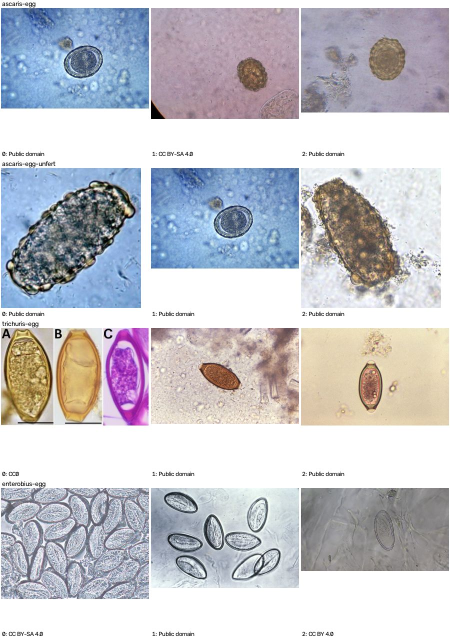
#> input picture tools/micro/sheet_0.jpg, 900 x 1280 px, found by its file name (shown at 1/2 size)
$ python plate_clean2.py micro/sheet_0.jpg
#> lines starting #> are read from the running program, lines starting #| are printed output that depends on the picture; after the words box and inside, x2 and y2 are one past the last pixel; in counts of white or black regions, pixels touching at a corner belong together
import cv2,numpy as np,sys,os
def fillholes(m):
    h,w=m.shape; ff=m.copy(); ffm=np.zeros((h+2,w+2),np.uint8); cv2.floodFill(ff,ffm,(0,0),1); return m|(1-ff)
def clean(src,dst,W=2000,inpaint_leaders=True,use_mask=True):
#> called with src = 'sobo2/full/micro/sheet_0.jpg', dst = 'sobo2/clean/micro/sheet_0.jpg', W = 2000, inpaint_leaders = True, use_mask = True
    im=cv2.imread(src); h0,w0=im.shape[:2]
#> in clean, im is the input picture: shape (1280, 900, 3); mean B, G, R 202.5, 196.2, 196.1
    if w0!=W: im=cv2.resize(im,(W,int(h0*W/w0)),interpolation=cv2.INTER_AREA)
#> im: shape (2844, 2000, 3)
    g=cv2.cvtColor(im,cv2.COLOR_BGR2GRAY); h,w=g.shape; sc=min(h,w)
#> after `g = cv2.cvtColor(im, cv2.COLOR_BGR2GRAY)`:
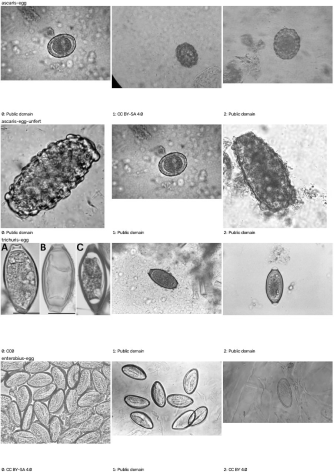
#> g: shape (2844, 2000) (shown at 1/6 size); min 0, max 255, mean 196.8
    dark=(g<242).astype(np.uint8)
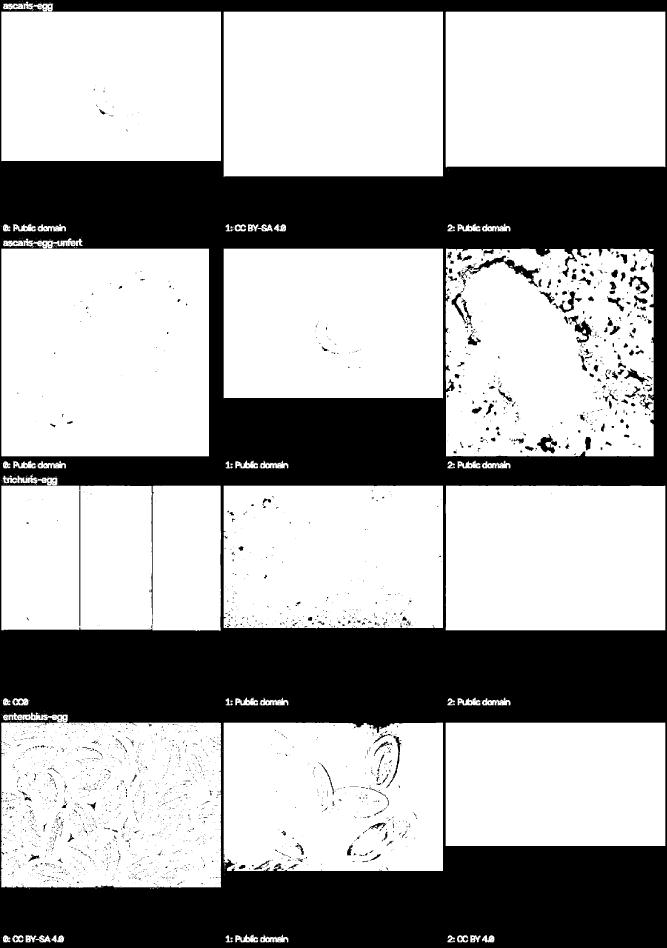
#> dark: shape (2844, 2000) (shown at 1/3 size); values 0 (black) and 1 (white), 64.8% white; 2820 black regions (2453 under 20 px), largest, box (x1, y1, x2, y2) and area: (0, 0, 2000, 2844) 1947634, (1382, 767, 1618, 862) 4037, (1705, 947, 1777, 1040) 1958
    kc=max(5,int(sc*0.004)|1); k=max(7,int(sc*0.008)|1)
    closed=cv2.morphologyEx(dark,cv2.MORPH_CLOSE,cv2.getStructuringElement(cv2.MORPH_ELLIPSE,(kc,kc)))
#> closed: shape (2844, 2000); values 0 (black) and 1 (white), 66.2% white; 130 black regions, largest, box (x1, y1, x2, y2) and area: (0, 479, 2000, 1599) 807157, (0, 1615, 2000, 2185) 552198, (0, 2535, 2000, 2844) 471806
    solid=fillholes(closed)
#> in fillholes, `return m | 1 - ff`:
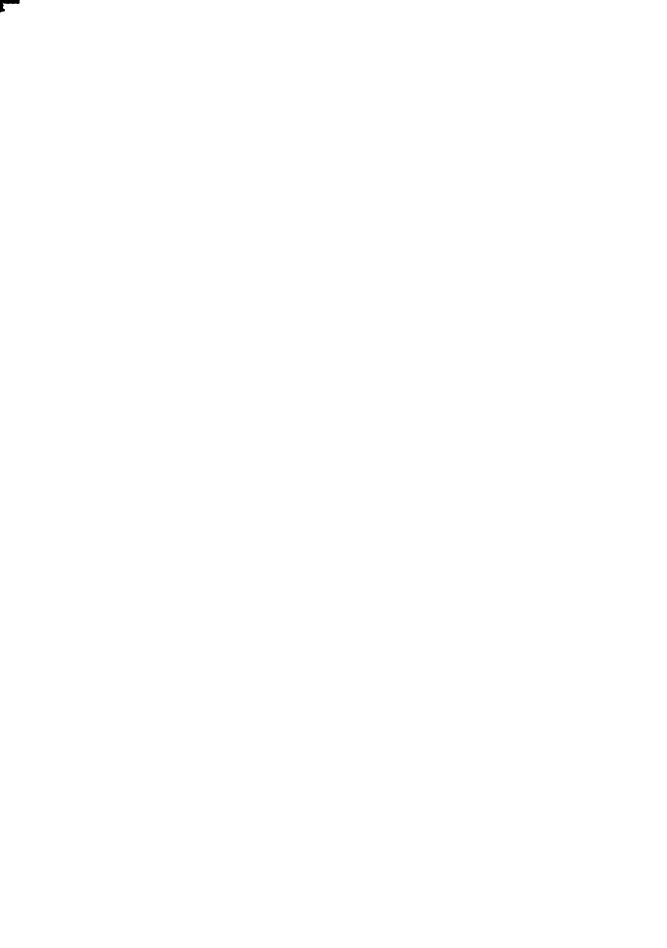
#> returned value: shape (2844, 2000) (shown at 1/3 size); values 0 (black) and 1 (white), 100% white; 1 black region, box (x1, y1, x2, y2) and area: (0, 0, 59, 38) 932
    core=cv2.morphologyEx(solid,cv2.MORPH_OPEN,cv2.getStructuringElement(cv2.MORPH_ELLIPSE,(k,k)))
#> core: shape (2844, 2000); values 0 (black) and 1 (white), 100% white; 1 black region, box (x1, y1, x2, y2) and area: (0, 0, 59, 38) 975
    n,lab,st,_=cv2.connectedComponentsWithStats(core,8)
#> n = 2; st = [[0, 0, 59, 38, 975], [0, 0, 2000, 2844, 5687025]]
    keep=np.zeros_like(core)
    for i in range(1,n):
        if st[i][4]>0.01*h*w: keep[lab==i]=1
    filled=fillholes(keep); r=2
    mask=cv2.dilate(filled,cv2.getStructuringElement(cv2.MORPH_ELLIPSE,(2*r+1,2*r+1)))
#> mask: shape (2844, 2000); values 0 (black) and 1 (white), 100% white; 1 black region, box (x1, y1, x2, y2) and area: (0, 0, 57, 36) 789
    out=im.copy()
    if use_mask: out[mask==0]=(255,255,255)
    else: mask=np.ones_like(g)
    # виноски всередині рисунка: довгі прямі тонкі темні лінії → inpaint
    if inpaint_leaders:
        bh=cv2.morphologyEx(g,cv2.MORPH_BLACKHAT,cv2.getStructuringElement(cv2.MORPH_ELLIPSE,(7,7)))
        thin=((bh>28)&(mask==1)).astype(np.uint8)*255
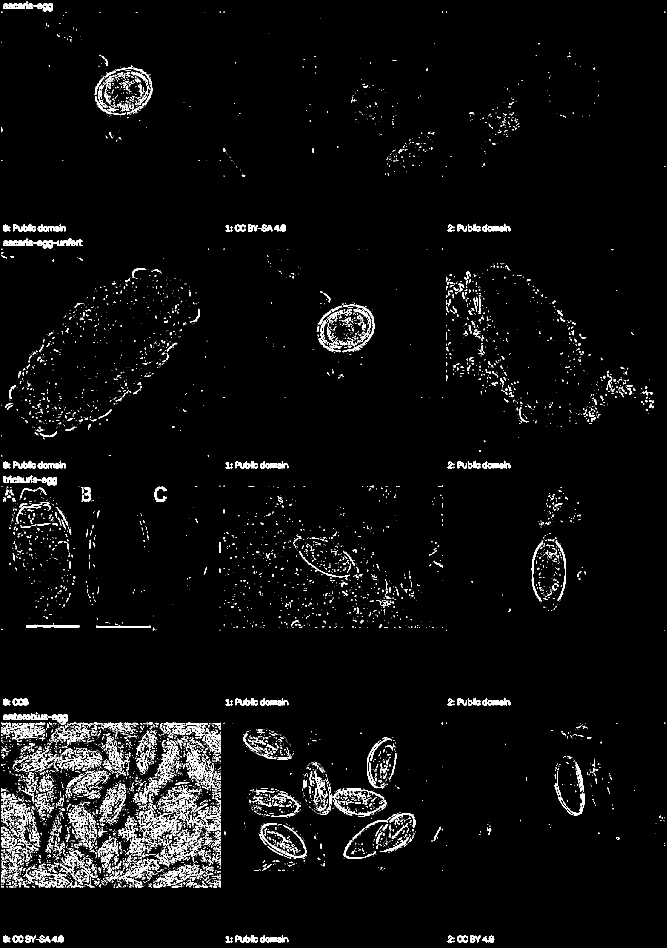
#> thin: shape (2844, 2000) (shown at 1/3 size); 3.2% white; 10451 white regions (8796 under 20 px), largest, box (x1, y1, x2, y2) and area: (1001, 2368, 1160, 2451) 1669, (449, 2446, 538, 2509) 1246, (559, 2239, 609, 2335) 1164
        lines=cv2.HoughLinesP(thin,1,np.pi/360,threshold=60,minLineLength=int(0.07*w),maxLineGap=int(0.012*w))
#> lines = 635 rows, first 6: [101, 2507, 308, 2482], [9, 2103, 561, 2655], [437, 2480, 623, 2507], [56, 2652, 64, 2399], [5, 2170, 671, 2170], [58, 2280, 354, 2327]
        lm=np.zeros_like(g)
        if lines is not None:
            for l in lines.reshape(-1,4): x1,y1,x2,y2=[int(v) for v in l]; cv2.line(lm,(x1,y1),(x2,y2),255,4)
#> this loop made 635 passes
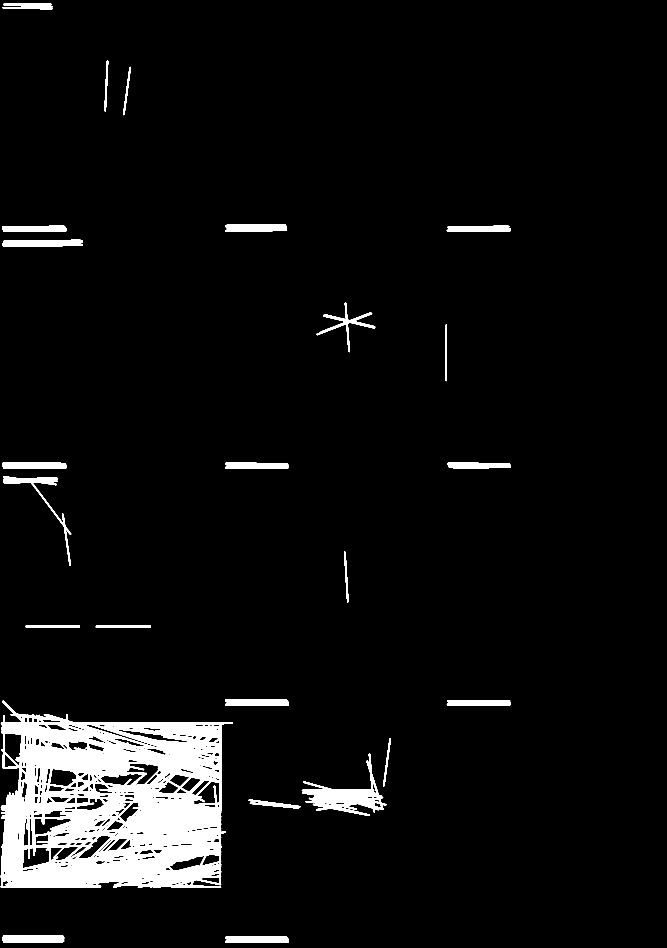
#> lm: shape (2844, 2000) (shown at 1/3 size); 5.4% white; 24 white regions, largest, box (x1, y1, x2, y2) and area: (2, 2101, 699, 2664) 239122, (905, 2260, 1160, 2448) 12821, (7, 719, 249, 740) 4387
            lm=cv2.bitwise_and(lm,thin.astype(np.uint8)|cv2.dilate(thin,np.ones((3,3),np.uint8)))
#> lm: shape (2844, 2000); 3.7% white; 962 white regions (447 under 20 px), largest, box (x1, y1, x2, y2) and area: (304, 2365, 663, 2663) 39148, (397, 2167, 663, 2415) 19965, (3, 2378, 107, 2663) 12895
            lm=cv2.dilate(lm,np.ones((3,3),np.uint8))
#> lm: shape (2844, 2000); 5.2% white; 223 white regions (9 under 20 px), largest, box (x1, y1, x2, y2) and area: (2, 2137, 664, 2664) 208303, (926, 2354, 1151, 2448) 9953, (2, 2166, 171, 2225) 6160
            out=cv2.inpaint(out,lm,3,cv2.INPAINT_TELEA)
        print(os.path.basename(src),'lines',0 if lines is None else len(lines),'inpainted px',int((lm>0).sum()))
#| sheet_0.jpg lines 635 inpainted px 297897
    cv2.imwrite(dst,out,[cv2.IMWRITE_JPEG_QUALITY,92]); return out
def grid(im,dst):
#> called with dst = 'sobo2/cgrid/micro/sheet_0.jpg'
    h,w=im.shape[:2]; out=cv2.resize(im,(1600,int(h*1600/w)),interpolation=cv2.INTER_AREA); H,W=out.shape[:2]
    for p in range(0,101,5):
        x=int(W*p/100); y=int(H*p/100); col=(0,0,255) if p%10==0 else (0,160,255)
        cv2.line(out,(x,0),(x,H-1),col,1); cv2.line(out,(0,y),(W-1,y),col,1)
        if p%10==0: cv2.putText(out,str(p),(x+2,14),cv2.FONT_HERSHEY_SIMPLEX,0.45,(0,0,255),1,cv2.LINE_AA); cv2.putText(out,str(p),(2,max(12,y-2)),cv2.FONT_HERSHEY_SIMPLEX,0.45,(0,0,255),1,cv2.LINE_AA)
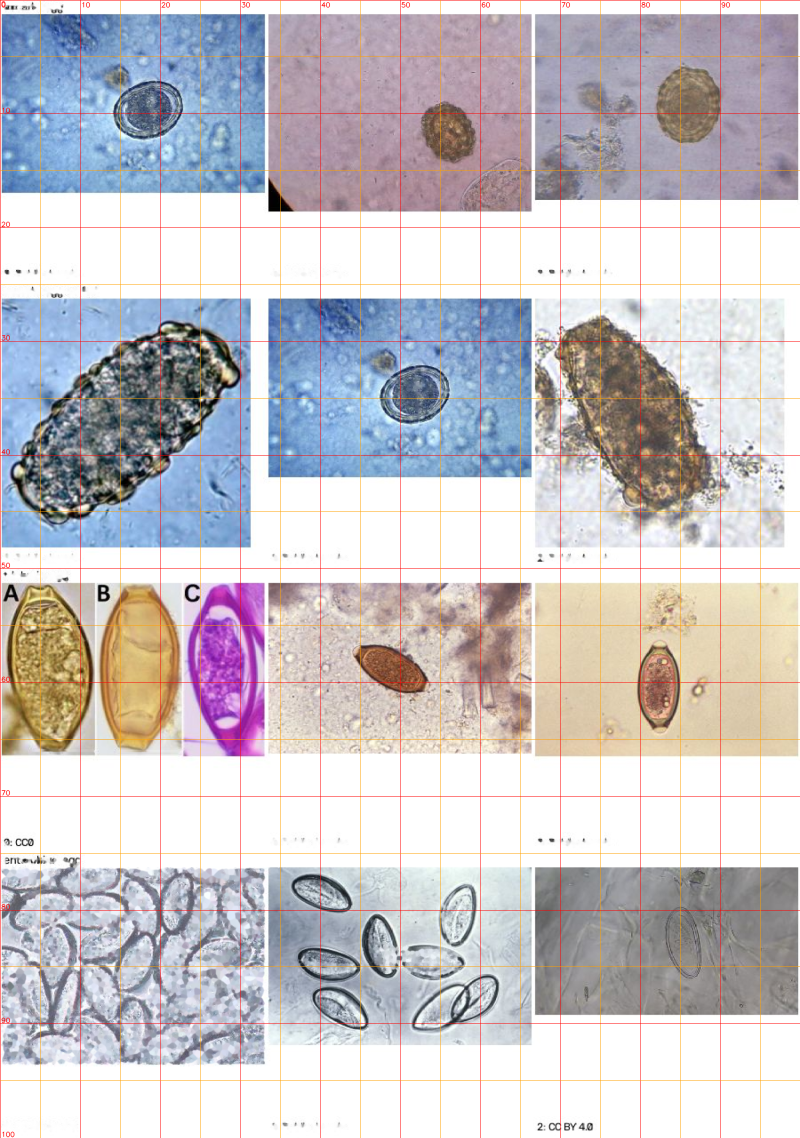
#> out: shape (2275, 1600, 3) (shown at 1/2 size); mean B, G, R 199.4, 194.9, 198.6
    cv2.imwrite(dst,out)
if __name__=='__main__':
    for name in sys.argv[1:]:
        out=clean('sobo2/full/'+name,'sobo2/clean/'+name[:-4]+'.jpg'); grid(out,'sobo2/cgrid/'+name)

$ run again, on tools/micro/sheet_10.jpg
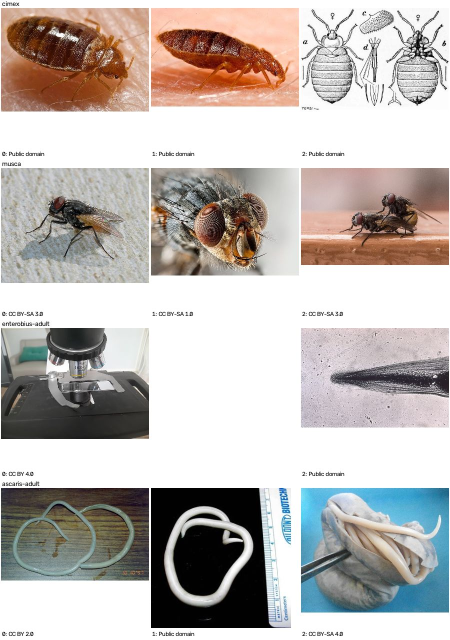
#> input picture tools/micro/sheet_10.jpg, 900 x 1280 px, found by its file name (shown at 1/2 size)
#> in clean, im is the input picture: shape (1280, 900, 3); mean B, G, R 178.6, 182.4, 188.7
#> im: shape (2844, 2000, 3)
#> in clean, `dark=(g<242).astype(np.uint8)`:
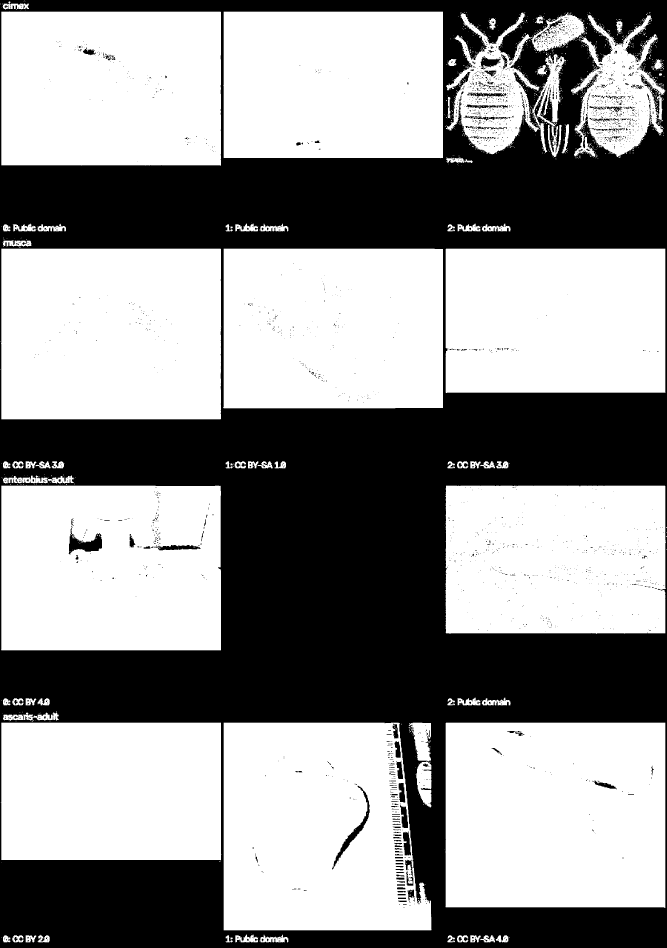
#> dark: shape (2844, 2000) (shown at 1/3 size); values 0 (black) and 1 (white), 57.8% white; 2459 black regions (2243 under 20 px), largest, box (x1, y1, x2, y2) and area: (0, 0, 2000, 2844) 2360796, (206, 1584, 306, 1664) 3500, (996, 2357, 1109, 2609) 3068
#> closed: shape (2844, 2000); values 0 (black) and 1 (white), 59.3% white; 76 black regions, largest, box (x1, y1, x2, y2) and area: (0, 1175, 2000, 2844) 1588290, (0, 0, 2000, 750) 694314, (1541, 123, 1642, 260) 7301
#> core: shape (2844, 2000); values 0 (black) and 1 (white), 100% white; 1 black region, box (x1, y1, x2, y2) and area: (0, 0, 74, 38) 1068
#> n = 2; st = [[0, 0, 74, 38, 1068], [0, 0, 2000, 2844, 5686932]]
#> ff: shape (2844, 2000); every value is 1
#> mask: shape (2844, 2000); values 0 (black) and 1 (white), 100% white; 1 black region, box (x1, y1, x2, y2) and area: (0, 0, 72, 36) 853
#> thin: shape (2844, 2000); 4.9% white; 11660 white regions (10374 under 20 px), largest, box (x1, y1, x2, y2) and area: (1341, 40, 1618, 460) 20709, (1714, 46, 1969, 469) 19461, (1588, 1582, 1996, 1681) 11378
#> lines = 1135 rows, first 6: [738, 211, 1203, 240], [1751, 302, 1983, 323], [722, 199, 1189, 232], [1364, 243, 1584, 245], [822, 234, 1201, 244], [713, 207, 1128, 214]
#> the loop in clean, `for l in lines.reshape(-1,4): x1,y1,x2,y2=[int(v) for v in l]; cv2.lin..` made 1135 passes
#| sheet_10.jpg lines 1135 inpainted px 464928
#> after the loop in grid, `for p in range(0,101,5):`:
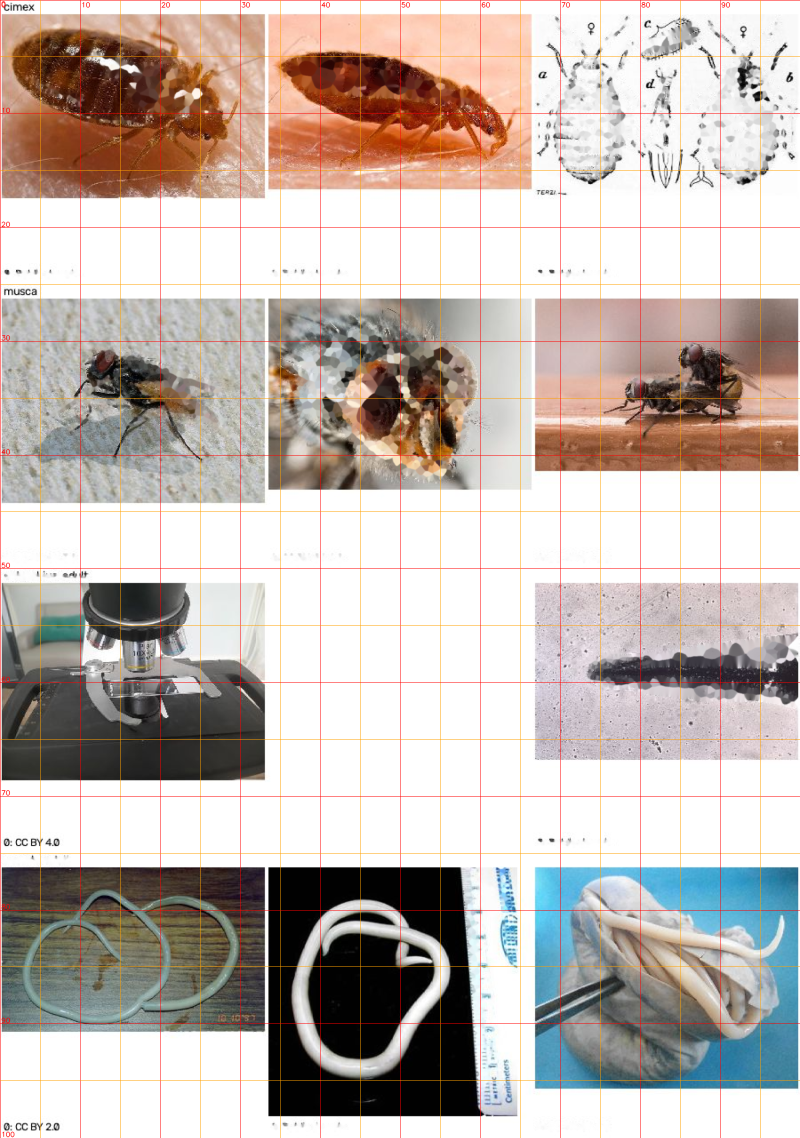
#> out: shape (2275, 1600, 3) (shown at 1/2 size); mean B, G, R 176.5, 182, 192.1
